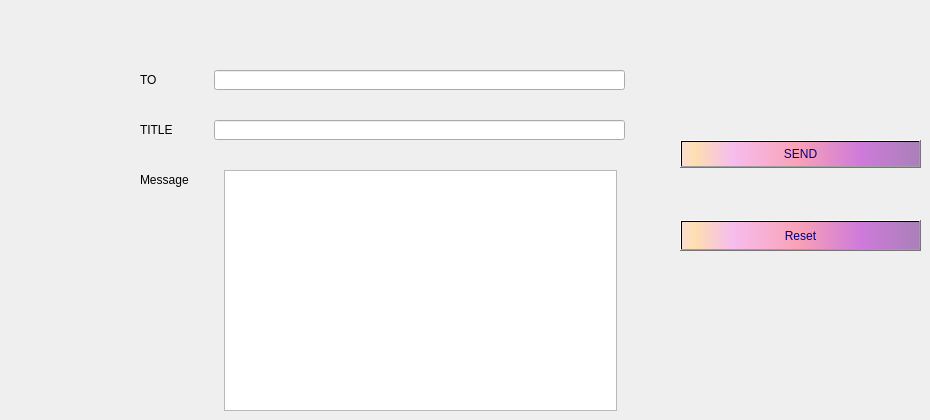
          <widget class="QWidget" name="tab_2">
           <attribute name="title">
            <string>notification</string>
           </attribute>
           <widget class="QLineEdit" name="subject">
            <property name="geometry">
             <rect>
              <x>214</x>
              <y>120</y>
              <width>411</width>
              <height>20</height>
             </rect>
            </property>
           </widget>
           <widget class="QPushButton" name="reset_3">
            <property name="geometry">
             <rect>
              <x>680</x>
              <y>220</y>
              <width>241</width>
              <height>31</height>
             </rect>
            </property>
            <property name="styleSheet">
             <string notr="true">background-color: qlineargradient(spread:pad, x1:1, y1:0, x2:1, y2:0, stop:0.919598 rgba(255, 0, 111, 255), stop:0.98 rgba(0, 0, 0, 255), stop:1 rgba(235, 148, 61, 255));
color: rgb(0, 0, 127);
background-color: qlineargradient(spread:pad, x1:0, y1:0, x2:1, y2:0, stop:0.0100503 rgba(252, 222, 204, 255), stop:0.0502513 rgba(254, 223, 175, 255), stop:0.211055 rgba(246, 189, 237, 255), stop:0.487437 rgba(249, 162, 183, 255), stop:0.753769 rgba(206, 122, 218, 255), stop:1 rgba(170, 128, 185, 255));</string>
            </property>
            <property name="text">
             <string>Reset</string>
            </property>
            <property name="icon">
             <iconset resource="img.qrc">
              <normaloff>:/reset.png</normaloff>:/reset.png</iconset>
            </property>
            <property name="iconSize">
             <size>
              <width>25</width>
              <height>30</height>
             </size>
            </property>
           </widget>
           <widget class="QLineEdit" name="rcpt">
            <property name="geometry">
             <rect>
              <x>214</x>
              <y>70</y>
              <width>411</width>
              <height>20</height>
             </rect>
            </property>
           </widget>
           <widget class="QLabel" name="label">
            <property name="geometry">
             <rect>
              <x>140</x>
              <y>70</y>
              <width>61</width>
              <height>20</height>
             </rect>
            </property>
            <property name="text">
             <string>TO</string>
            </property>
           </widget>
           <widget class="QLabel" name="label_8">
            <property name="geometry">
             <rect>
              <x>140</x>
              <y>170</y>
              <width>61</width>
              <height>20</height>
             </rect>
            </property>
            <property name="text">
             <string>Message</string>
            </property>
           </widget>
           <widget class="QPushButton" name="send_mail">
            <property name="geometry">
             <rect>
              <x>680</x>
              <y>140</y>
              <width>241</width>
              <height>28</height>
             </rect>
            </property>
            <property name="styleSheet">
             <string notr="true">background-color: qlineargradient(spread:pad, x1:1, y1:0, x2:1, y2:0, stop:0.919598 rgba(255, 0, 111, 255), stop:0.98 rgba(0, 0, 0, 255), stop:1 rgba(235, 148, 61, 255));
color: rgb(0, 0, 127);
background-color: qlineargradient(spread:pad, x1:0, y1:0, x2:1, y2:0, stop:0.0100503 rgba(252, 222, 204, 255), stop:0.0502513 rgba(254, 223, 175, 255), stop:0.211055 rgba(246, 189, 237, 255), stop:0.487437 rgba(249, 162, 183, 255), stop:0.753769 rgba(206, 122, 218, 255), stop:1 rgba(170, 128, 185, 255));</string>
            </property>
            <property name="text">
             <string>SEND</string>
            </property>
            <property name="icon">
             <iconset resource="img.qrc">
              <normaloff>:/send.png</normaloff>:/send.png</iconset>
            </property>
            <property name="iconSize">
             <size>
              <width>30</width>
              <height>16</height>
             </size>
            </property>
           </widget>
           <widget class="QPlainTextEdit" name="msg">
            <property name="geometry">
             <rect>
              <x>224</x>
              <y>170</y>
              <width>393</width>
              <height>241</height>
             </rect>
            </property>
            <property name="styleSheet">
             <string notr="true">QLineEdit {
padding: 1px;
border-style: solid;
border: 2px solid gray;
border-radius: 8px;
background-color: rgb(255, 255, 255);
border:2px solid #000;
}</string>
            </property>
           </widget>
           <widget class="QLabel" name="label_2">
            <property name="geometry">
             <rect>
              <x>140</x>
              <y>120</y>
              <width>61</width>
              <height>20</height>
             </rect>
            </property>
            <property name="text">
             <string>TITLE</string>
            </property>
           </widget>
          </widget>
